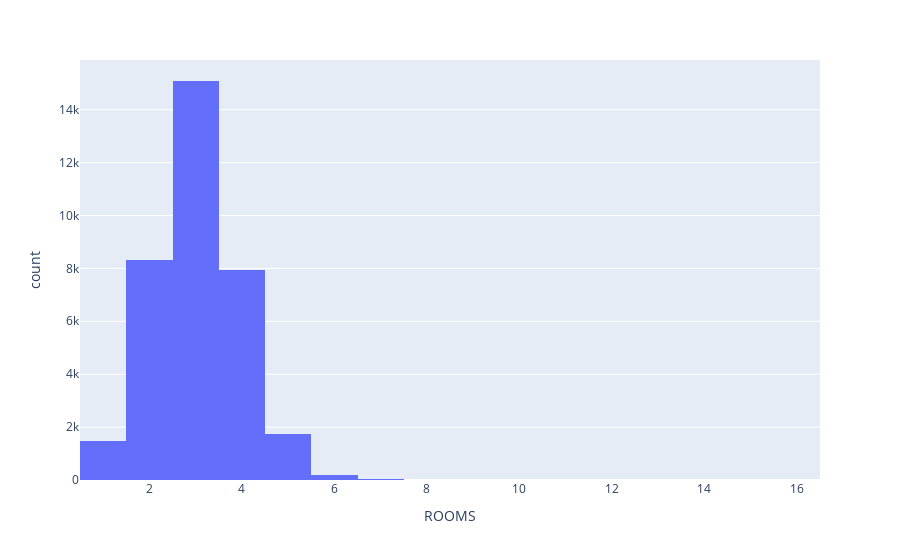

The cell this chart's notebook holds for it:
### Markdown cell above
### Cômodos

- Rooms

### Code cell
# HISTOGRAM - ROOMS

fig = px.histogram(df_housing, x="ROOMS", nbins=20)
fig.show()

### Figure 1 — Plotly figure (JSON) as saved in the notebook; plotly's stock layout.template omitted (floating-point values rounded to 4 significant figures; data arrays with more than 128 entries replaced by an {"elided": "..."} marker saying what was removed)
{"data": [{"alignmentgroup": "True", "bingroup": "x", "hovertemplate": "ROOMS=%{x}<br>count=%{y}<extra></extra>", "legendgroup": "", "marker": {"color": "#636efa", "pattern": {"shape": ""}}, "name": "", "nbinsx": 20, "offsetgroup": "", "orientation": "v", "showlegend": false, "type": "histogram", "x": {"elided": "34857 int values"}, "xaxis": "x", "yaxis": "y"}], "layout": {"barmode": "relative", "legend": {"tracegroupgap": 0}, "margin": {"t": 60}, "xaxis": {"anchor": "y", "domain": [0, 1], "title": {"text": "ROOMS"}}, "yaxis": {"anchor": "x", "domain": [0, 1], "title": {"text": "count"}}}}
